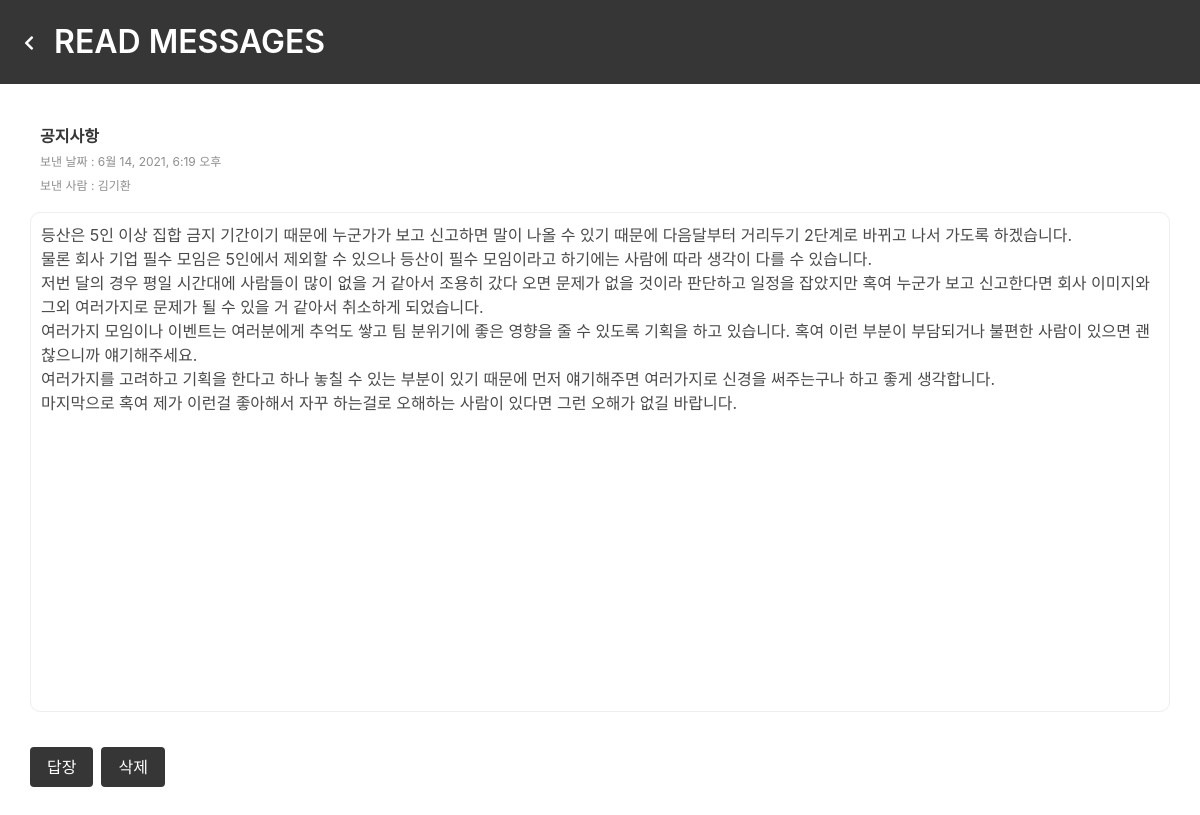
/directs/read/40/1 (signed in), run on the app's committed database.
### directs/models.py (models this page shows, shortened)
class Message(models.Model):
    user = models.ForeignKey(User, on_delete=models.CASCADE, related_name='ownerUser')
    sender = models.ForeignKey(User, on_delete=models.CASCADE, related_name='fromUser')
    recipient = models.ForeignKey(User, on_delete=models.CASCADE, related_name='toUser')
    title = models.CharField(max_length=100)
    body = models.TextField(max_length=700, blank=True, null=True)
    date = models.DateTimeField(auto_now_add=True)
    is_read = models.BooleanField(default=False)
    is_read_date = models.DateTimeField(auto_now=True)
    is_delete = models.BooleanField(default=False)
    link_message = models.ForeignKey("self", on_delete=models.SET_NULL, null=True)

### directs/views.py (the view)
# urls.py: path('read/<int:pk>/<int:lst>', directs_detail, name='readdirect'),
@login_required
def directs_detail(request, pk, lst):
    message = Message.objects.get(pk=pk)
    if lst == 1:
        if not message.is_read:
            message.is_read = True
            message.save()
            message_sender = message.link_message
            message_sender.is_read = True
            message_sender.save()
    template = loader.get_template('directs_detail.html')
    context = {
        'message': message
    }
    return HttpResponse(template.render(context, request))

### authy/views.py (called while the page is built)
def check_manager(request):
    if request.user.is_authenticated:
        profile = Profile.objects.get_or_create(user=request.user)[0]
        return {
            'team_manager': TeamManager.objects.filter(user=request.user).exists() or request.user.is_superuser,
            'name': profile.name,
        }
    else:
        return {
            'team_manager': False
        }

### directs/views.py (called while the page is built)
def checkDirects(request):
    directs_count = 0
    if request.user.is_authenticated:
        directs_count = Message.objects.all().filter(user=request.user, recipient=request.user, is_read=False).count()
    return {'directs_count': directs_count}

### work_log/views.py (called while the page is built)
def check_work_log(request):
    if request.user.is_authenticated:
        work_hours = WorkHour.objects.filter(user=request.user, end_time__isnull=True, date__lt=timezone.now().date())
        if work_hours.exists():
            return {'work_hours': work_hours}
        else:
            return {'work_hours': 'no'}
    else:
        return {'work_hours': 'no'}

### work_logstack/templates/directs_detail.html (shortened to what this page needs)
{% load static %}
<!DOCTYPE html>
<html lang="en">
<head>
    <link rel="stylesheet" href="https://cdn.jsdelivr.net/npm/bulma@0.9.1/css/bulma.min.css">
    <link
        rel="stylesheet"
        href="https://cdnjs.cloudflare.com/ajax/libs/font-awesome/5.8.2/css/all.min.css"
      />
</head>
<body>
        <div class="hero is-dark is-small" >
            <div class="hero-body" style="display:flex; flex-direction:row; ">
                <a href="{% url 'directlist_received' %}" style="margin-right:20px; margin-top:7px;"><i style="font-color:white;" class="fas fa-chevron-left fa-1x"></i></a>
                <p class="title" style="text-align:center; margin-right:20px;">
                    READ MESSAGES
                </p>
            </div>
        </div>
<article class="media" style="display:block; padding:30px;">
  <div style=" margin-bottom:6px; padding:10px;">
      <span><strong>{{ message.title }}</strong></span><br>
      <span style="font-size:12px; color: #8e8e8e;">보낸 날짜 : {{ message.date }}</span><br>
      {% if user != message.sender %}
      <span style="font-size:12px; color: #8e8e8e;">보낸 사람 : {{ message.sender }}</span>
      {% else %}
      <span style="font-size:12px; color: #8e8e8e;">받는 사람 : {{ message.recipient }}</span>
      {% endif %}
  </div>
  <div class="media-content">
    <div class="field" style="height:500px; margin-bottom:35px; border: thin solid #EEEEEE; border-radius:10px; padding:10px;">
      <p class="control">
        {{ message.body|linebreaks }}
      </p>
    </div>
    <nav class="level">
      <div class="level-left" >
        <div class="level-item" style="display:flex; float:right;">
        {% if user != message.sender and message.is_delete == False %}
              <a href="javascript:popup()" class="button is-dark" style="margin-right:8px;">답장</a>
            <a href="{% url 'deletedirect' message.pk  1 %}" class="button is-dark">삭제</a>
            {% else %}
                {% if message.is_delete == False %}
                     <a href="{% url 'deletedirect' message.pk  2 %}" class="button is-dark" >삭제</a>
                {% else %}
                     <a href="{% url 'deletedirect' message.pk  3 %}" class="button is-dark" >삭제</a>
                {% endif %}
            {% endif %}
        </div>
      </div>
    </nav>
  </div>
</article>
</body>
</html>

### data on the page
Message: title "공지사항", date "6월 14, 2021, 6:19 오후", sender "김기환", body "등산은 5인 이상 집합 금지 기간이기 때문에 누군가가 보고 신고하면 말이 나올 수 있기 때문에 다음달부터 거리두기 2단계로 바뀌고 나서 가도록 하겠습니다. 물론 회사 기업 필수 모임은 5인에서 제외할 수 있으나 등산이 필수 모임이라고 하기에는 사람에 따라 생각이 다를 수 있습니다. 저번 달의 경우 평일 시간대에 사람들이 많이 없을 거 같아서 조용히 갔다 오면 문제가 없을 것이라 판단하고 일정을 잡았지만 혹여 누군가 보고 신고한다면 회사 이미지와 그외 여러가지로 문제가 될 수 있을 거 같아서 취소하게 되었습니다. 여러가지 모임이나 이벤트는 여러분에게 추억도 쌓고 팀 분위기에 좋은 영향을 줄 수 있도록 기획을 하고 있습니다. 혹여 이런 부분이 부담되거나 불편한 사람이 있으면 괜찮으니까 얘기해주세요. 여러가지를 고려하고 기획을 한다고 하나 놓칠 수 있는 부분이 있기 때문에 먼저 얘기해주면 여러가지로 신경을 써주는구나 하고 좋게 생각합니다. 마지막으로 혹여 제가 이런걸 좋아해서 자꾸 하는걸로 오해하는 사람이 있다면 그런 오해가 없길 바랍니다."
